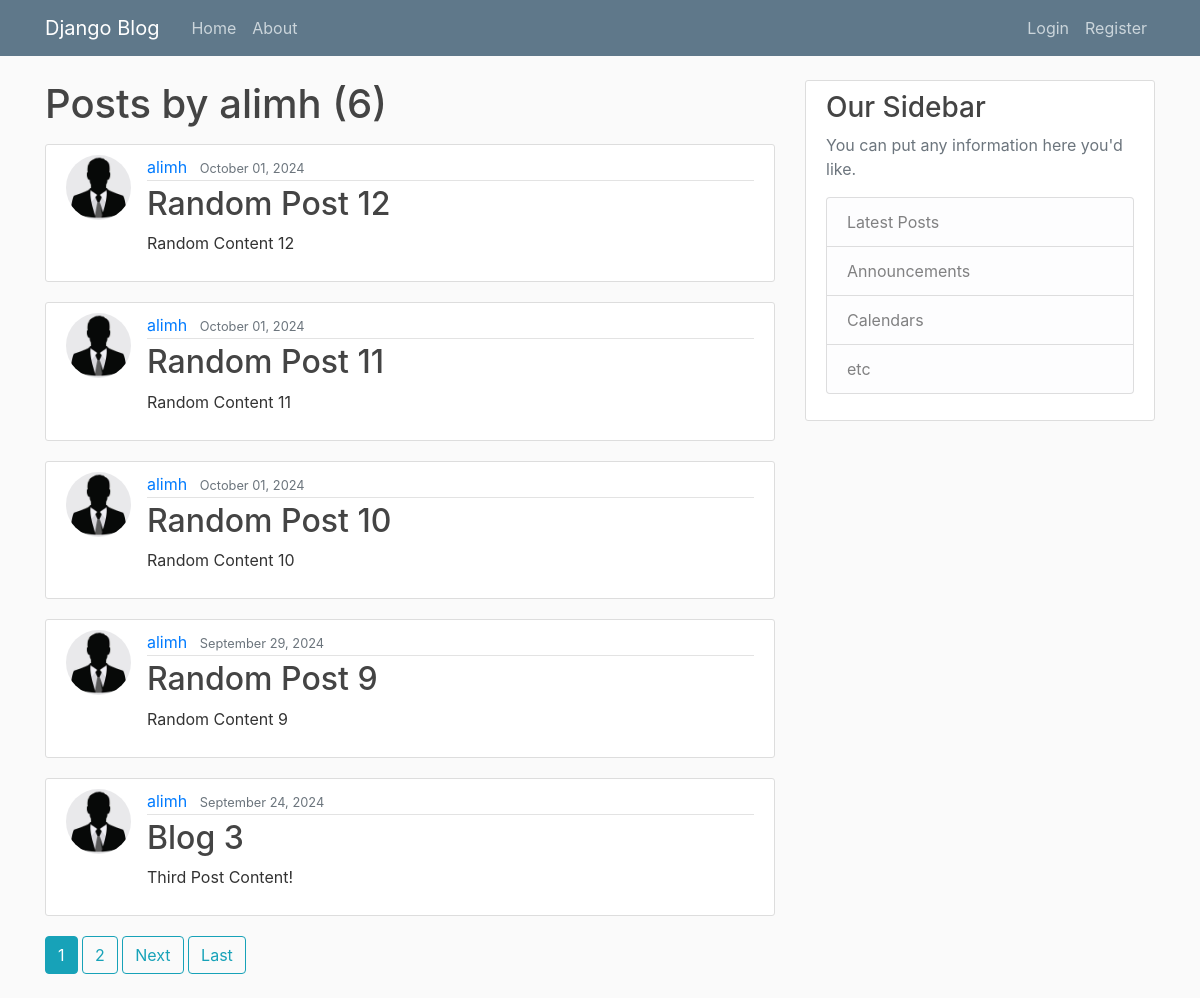
The page /user/alimh on the database its author committed.
### blog/models.py (models this page shows, shortened)
class Post(models.Model):
    title = models.CharField(max_length=100)
    content = models.TextField()
    date_posted = models.DateTimeField(default = timezone.now)
    author = models.ForeignKey(User, on_delete=models.CASCADE)

### users/models.py (models this page shows, shortened)
class Profile(models.Model):
    user = models.OneToOneField(User, on_delete=models.CASCADE)
    image = models.ImageField(default='profile_pics/default.jpg', upload_to='profile_pics')

### blog/views.py (the view)
# urls.py: path('user/<str:username>', UserPostListView.as_view(), name='user-posts'),
class UserPostListView(ListView):
    model = Post
    template_name = 'blog/user_posts.html'
    context_object_name = 'posts'
    paginate_by = 5
    def get_queryset(self):
        user = get_object_or_404(User, username=self.kwargs.get('username'))
        return Post.objects.filter(author=user).order_by('-date_posted')

### blog/templates/blog/user_posts.html (shortened to what this page needs)
{% extends "blog/base.html" %}
{% block content %}
<h1 class="mb-3">Posts by {{ view.kwargs.username }} ({{ page_obj.paginator.count }})</h1>
{% for post in posts %}
        <article class="media content-section">
            <img class="rounded-circle article-img" src="{{ post.author.profile.image.url }}">
            <div class="media-body">
                <div class="article-metadata">
                    <a class="mr-2" href="{% url 'user-posts' post.author.username %}">{{ post.author }}</a>
                    <small class="text-muted">{{ post.date_posted|date:"F d, Y" }}</small>
                </div>
                <h2><a class="article-title" href="{% url 'post-detail' post.id %}">{{ post.title }}</a></h2>
                <p class="article-content">{{ post.content }}</p>
            </div>
        </article>
    {% endfor %}
    {% if is_paginated %}
        {% for num in page_obj.paginator.page_range %}
            {% if page_obj.number == num %}
                <a class="btn btn-info mb-4" href="?page={{ num }}">{{ num }}</a>
            {% elif num >= page_obj.number|add:'-2' and num <= page_obj.number|add:'2' %}
                <a class="btn btn-outline-info mb-4" href="?page={{ num }}">{{ num }}</a>
            {% endif %}
        {% endfor %}
        {% if page_obj.has_next %}
            <a class="btn btn-outline-info mb-4" href="?page={{ page_obj.next_page_number }}">Next</a>
            <a class="btn btn-outline-info mb-4" href="?page={{ page_obj.paginator.num_pages }}">Last</a>
        {% endif %}
    {% endif %}
{% endblock content %}

### blog/static/blog/main.css (style rules this page uses)
body { background: #fafafa; color: #333333; margin-top: 5rem; }
h1, h2, h3, h4, h5, h6 { color: #444444; }
.content-section { background: #ffffff; padding: 10px 20px; border: 1px solid #dddddd; border-radius: 3px; margin-bottom: 20px; }
.article-title { color: #444444; }
.article-content { white-space: pre-line; }
.article-img { height: 65px; width: 65px; margin-right: 16px; }
.article-metadata { padding-bottom: 1px; margin-bottom: 4px; border-bottom: 1px solid #e3e3e3 }

### rows shown on the page
Post: author.profile.image (picture), author "alimh", date_posted "October 01, 2024", title "Random Post 12", content "Random Content 12"
Post: author.profile.image (picture), author "alimh", date_posted "October 01, 2024", title "Random Post 11", content "Random Content 11"
Post: author.profile.image (picture), author "alimh", date_posted "October 01, 2024", title "Random Post 10", content "Random Content 10"
Post: author.profile.image (picture), author "alimh", date_posted "September 29, 2024", title "Random Post 9", content "Random Content 9"
Post: author.profile.image (picture), author "alimh", date_posted "September 24, 2024", title "Blog 3", content "Third Post Content!"

### other values the page prints
{{ view.kwargs.username }} "alimh"
{{ page_obj.paginator.count }} "6"
{{ num }} "1"
{{ num }} "2"
